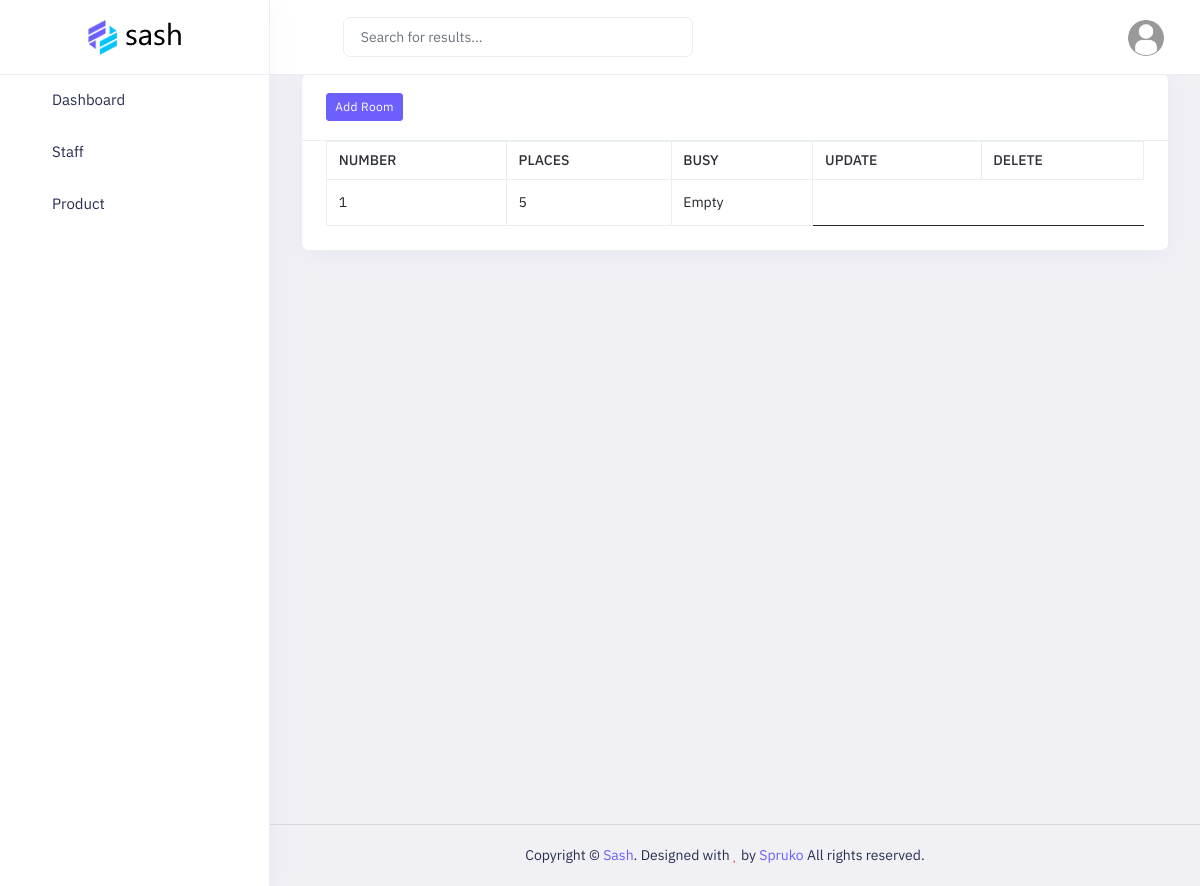
The page /room/ (signed in) on the database its author committed.
### main/models.py (models this page shows)
class Rooms(models.Model):
    number = models.IntegerField()
    places = models.IntegerField()
    busy = models.BooleanField(default=False)

### main/views.py (the view)
# urls.py: path('room/', room_view, name='room'),
@login_required(login_url='login')
def room_view(request):
    context = {
        'room': Rooms.objects.all()
    }
    if request.method == 'POST':
        number = request.POST.get('number')
        place = request.POST.get('place')
        Rooms.objects.create(number=number, places=place)
        return redirect('room')
    return render(request, 'product/room.html', context)

### templates/product/room.html (shortened to what this page needs)
{% extends "dashboard/base.html" %}
{% load static %}
{% block content %}
    <div class="main-content app-content">
        <div class="side-app">
            <div class="main-container container-fluid">
                <div class="row row-cards">
                    <div class="col-lg-12 col-xl-12">
                        <div class="card">
                            {% if user.role == 1 %}
                                <div class="card-header">
                                    <a class="modal-effect" data-bs-effect="effect-flip-vertical" data-bs-toggle="modal" href="#add_category"><button class="btn btn-sm btn-primary badge" type="button">Add Room</button></a>
                                    <div class="modal fade" id="add_category">
                                        <div class="modal-dialog modal-dialog-centered text-center" role="document">
                                            <div class="modal-content modal-content-demo">
                                                <form action="{% url 'room' %}" method="post">
                                                    {% csrf_token %}
                                                        <div class="modal-body">
                                                            <input type="text" class="form-control mb-4" name="number" placeholder="Number Of Room" required>
                                                            <input type="text" class="form-control mb-4" name="place" placeholder="How Many Places In Room" required>
                                                        </div>
                                                        <div class="modal-footer">
                                                            <button class="btn btn-success">Add Room</button>
                                                            <button class="btn btn-danger" data-bs-dismiss="modal">Close</button>
                                                        </div>
                                                </form>
                                            </div>
                                        </div>
                                    </div>
                                </div>
                            {% elif user.role == 3 %}
                                <div class="card-header">
                                    <a class="modal-effect" data-bs-effect="effect-flip-vertical" data-bs-toggle="modal" href="#add_category"><button class="btn btn-sm btn-primary badge" type="button">Add Room</button></a>
                                </div>
                            {% endif %}
                            <div class="e-table px-5 pb-5">
                                <div class="table-responsive table-lg">
                                    <table class="table border-top table-bordered mb-0">
                                        <thead>
                                            <tr>
                                                <th>Number</th>
                                                <th>Places</th>
                                                <th>Busy</th>
                                                <th>Update</th>
                                                <th>Delete</th>
                                            </tr>
                                        </thead>
                                        <tbody>
                                            {% for i in room %}
                                                <tr>
                                                    <td class="text-nowrap align-middle">{{ i.number }}</td>
                                                    <td class="text-nowrap align-middle">{{ i.places }}</td>
                                                    {% if i.busy == False %}
                                                        <td class="text-nowrap align-middle">Empty</td>
                                                    {% else %}
                                                        <td class="text-nowrap align-middle">Busy</td>
                                                    {% endif %}
                                                </tr>
                                            {% endfor %}
                                        </tbody>
                                    </table>
                                </div>
                            </div>
                        </div>
                    </div>
                </div>
            </div>
        </div>
    </div>
{% endblock %}

### static/assets/colors/color1.css (style rules this page uses)
a { color: var(--primary-bg-color); }
.btn-primary { color: #fff !important; background: var(--primary-bg-color) !important; border-color: var(--primary-bg-color) !important; }

### rows shown on the page
Rooms: number "1", places "5", busy "Empty"
